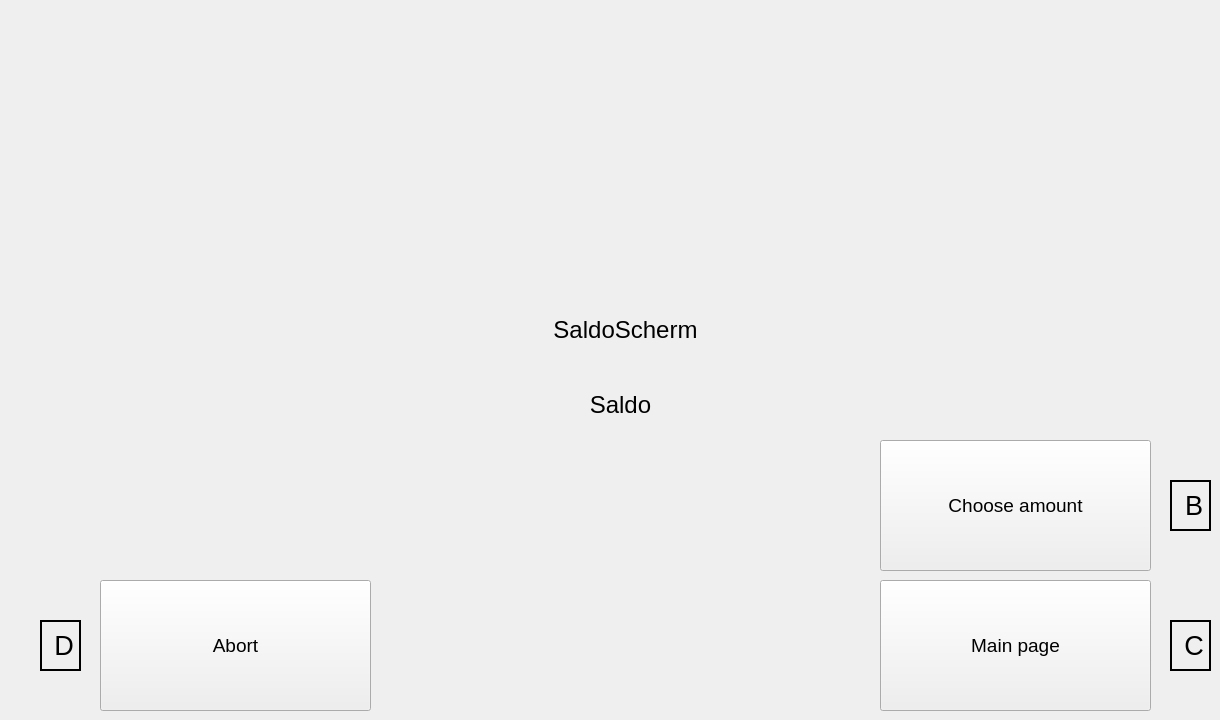
   <widget class="QWidget" name="saldoScherm">
    <widget class="QLabel" name="saldo_label_wat_is_saldo">
     <property name="geometry">
      <rect>
       <x>550</x>
       <y>300</y>
       <width>151</width>
       <height>61</height>
      </rect>
     </property>
     <property name="font">
      <font>
       <family>MS Shell Dlg 2</family>
       <pointsize>18</pointsize>
      </font>
     </property>
     <property name="text">
      <string>&lt;html&gt;&lt;head/&gt;&lt;body&gt;&lt;p align=&quot;center&quot;&gt;SaldoScherm&lt;/p&gt;&lt;/body&gt;&lt;/html&gt;</string>
     </property>
    </widget>
    <widget class="QPushButton" name="saldo_pinKeuze_button">
     <property name="geometry">
      <rect>
       <x>880</x>
       <y>440</y>
       <width>271</width>
       <height>131</height>
      </rect>
     </property>
     <property name="sizePolicy">
      <sizepolicy hsizetype="Expanding" vsizetype="Expanding">
       <horstretch>0</horstretch>
       <verstretch>0</verstretch>
      </sizepolicy>
     </property>
     <property name="font">
      <font>
       <family>MS Shell Dlg 2</family>
       <pointsize>14</pointsize>
      </font>
     </property>
     <property name="text">
      <string>Choose amount</string>
     </property>
    </widget>
    <widget class="QPushButton" name="saldo_welkom_button">
     <property name="geometry">
      <rect>
       <x>100</x>
       <y>580</y>
       <width>271</width>
       <height>131</height>
      </rect>
     </property>
     <property name="sizePolicy">
      <sizepolicy hsizetype="Expanding" vsizetype="Expanding">
       <horstretch>0</horstretch>
       <verstretch>0</verstretch>
      </sizepolicy>
     </property>
     <property name="font">
      <font>
       <family>MS Shell Dlg 2</family>
       <pointsize>14</pointsize>
      </font>
     </property>
     <property name="text">
      <string>Abort</string>
     </property>
    </widget>
    <widget class="QPushButton" name="saldo_hoofdscherm_button">
     <property name="geometry">
      <rect>
       <x>880</x>
       <y>580</y>
       <width>271</width>
       <height>131</height>
      </rect>
     </property>
     <property name="sizePolicy">
      <sizepolicy hsizetype="Expanding" vsizetype="Expanding">
       <horstretch>0</horstretch>
       <verstretch>0</verstretch>
      </sizepolicy>
     </property>
     <property name="font">
      <font>
       <family>MS Shell Dlg 2</family>
       <pointsize>14</pointsize>
      </font>
     </property>
     <property name="text">
      <string>Main page</string>
     </property>
    </widget>
    <widget class="QLabel" name="saldo_label">
     <property name="geometry">
      <rect>
       <x>570</x>
       <y>370</y>
       <width>101</width>
       <height>71</height>
      </rect>
     </property>
     <property name="font">
      <font>
       <family>MS Shell Dlg 2</family>
       <pointsize>18</pointsize>
      </font>
     </property>
     <property name="text">
      <string>&lt;html&gt;&lt;head/&gt;&lt;body&gt;&lt;p align=&quot;center&quot;&gt;Saldo&lt;/p&gt;&lt;/body&gt;&lt;/html&gt;</string>
     </property>
    </widget>
    <widget class="QLabel" name="saldo_logo">
     <property name="geometry">
      <rect>
       <x>30</x>
       <y>20</y>
       <width>211</width>
       <height>201</height>
      </rect>
     </property>
     <property name="text">
      <string/>
     </property>
     <property name="pixmap">
      <pixmap>../../../plaatjes/ANVI_LOGO_200PIX.png</pixmap>
     </property>
     <property name="scaledContents">
      <bool>true</bool>
     </property>
    </widget>
    <widget class="QLabel" name="saldo_pinKeuze_label">
     <property name="geometry">
      <rect>
       <x>1170</x>
       <y>480</y>
       <width>41</width>
       <height>51</height>
      </rect>
     </property>
     <property name="font">
      <font>
       <pointsize>20</pointsize>
      </font>
     </property>
     <property name="frameShape">
      <enum>QFrame::Box</enum>
     </property>
     <property name="frameShadow">
      <enum>QFrame::Plain</enum>
     </property>
     <property name="lineWidth">
      <number>2</number>
     </property>
     <property name="text">
      <string>&lt;html&gt;&lt;head/&gt;&lt;body&gt;&lt;p align=&quot;center&quot;&gt;B&lt;/p&gt;&lt;/body&gt;&lt;/html&gt;</string>
     </property>
    </widget>
    <widget class="QLabel" name="saldo_hoofdscherm_label">
     <property name="geometry">
      <rect>
       <x>1170</x>
       <y>620</y>
       <width>41</width>
       <height>51</height>
      </rect>
     </property>
     <property name="font">
      <font>
       <pointsize>20</pointsize>
      </font>
     </property>
     <property name="frameShape">
      <enum>QFrame::Box</enum>
     </property>
     <property name="frameShadow">
      <enum>QFrame::Plain</enum>
     </property>
     <property name="lineWidth">
      <number>2</number>
     </property>
     <property name="text">
      <string>&lt;html&gt;&lt;head/&gt;&lt;body&gt;&lt;p align=&quot;center&quot;&gt;C&lt;/p&gt;&lt;/body&gt;&lt;/html&gt;</string>
     </property>
    </widget>
    <widget class="QLabel" name="saldo_welkom_label">
     <property name="geometry">
      <rect>
       <x>40</x>
       <y>620</y>
       <width>41</width>
       <height>51</height>
      </rect>
     </property>
     <property name="font">
      <font>
       <pointsize>20</pointsize>
      </font>
     </property>
     <property name="frameShape">
      <enum>QFrame::Box</enum>
     </property>
     <property name="frameShadow">
      <enum>QFrame::Plain</enum>
     </property>
     <property name="lineWidth">
      <number>2</number>
     </property>
     <property name="text">
      <string>&lt;html&gt;&lt;head/&gt;&lt;body&gt;&lt;p align=&quot;center&quot;&gt;D&lt;/p&gt;&lt;/body&gt;&lt;/html&gt;</string>
     </property>
    </widget>
   </widget>
